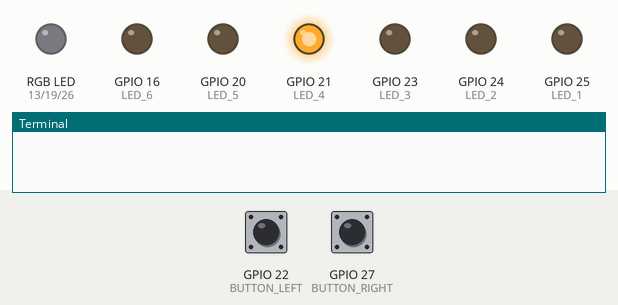
The program below on a simulated Raspberry Pi (BCM pin numbers). Shown: an RGB LED mixed from three pins (HIGH = lit), output pins drawn as LEDs (lit = HIGH), the last lines printed to the terminal. Dashed ring = blinking. Inputs (shaded band) come from the test bench; at power-on: GPIO 27 (BUTTON_RIGHT) HIGH, GPIO 22 (BUTTON_LEFT) HIGH.

Above: at 1.2 s.
1.3 s: GPIO 27 (BUTTON_RIGHT) pulled LOW for 0.3 s
At 2.57 s:
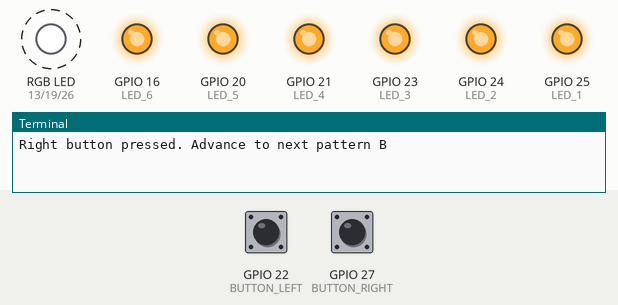
4.3 s: GPIO 22 (BUTTON_LEFT) pulled LOW for 0.3 s
At 5.22 s:
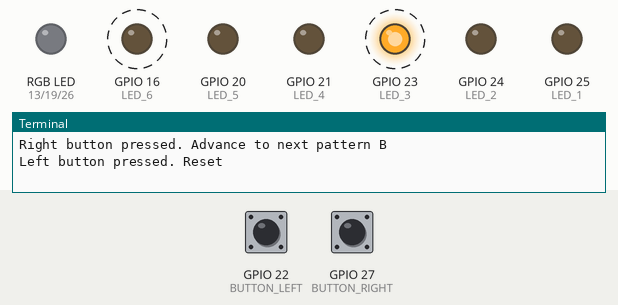
7.6 s: GPIO 27 (BUTTON_RIGHT) pulled LOW for 1 s
At 9.73 s:
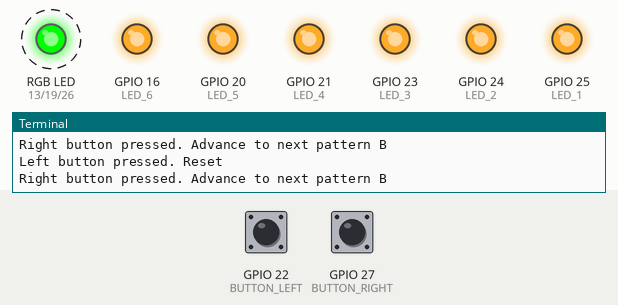
11.6 s: GPIO 27 (BUTTON_RIGHT) pulled LOW for 0.3 s
At 12.3 s:
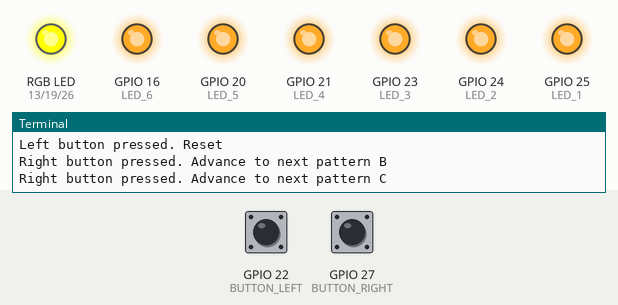
14.9 s: GPIO 27 (BUTTON_RIGHT) pulled LOW for 3.2 s
19.6 s: GPIO 22 (BUTTON_LEFT) pulled LOW for 1 s
At 19.71 s:
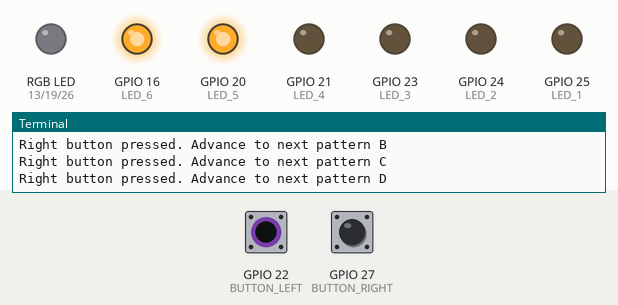
Timing chart, 0 to 23.6 s (numbered marks = the images above; inputs shaded):
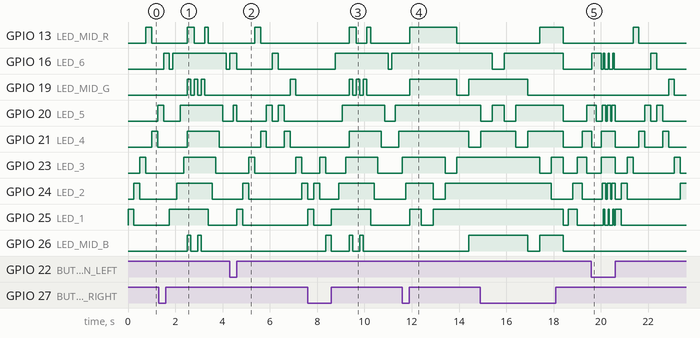

The program:

multi_led_pattern.py
```python
import RPi.GPIO as GPIO
import time
import patterns

# Define pin number constants
LED_1 = 25
LED_2 = 24
LED_3 = 23
LED_4 = 21
LED_5 = 20
LED_6 = 16
LED_MID_R = 13
LED_MID_G = 19
LED_MID_B = 26
BUTTON_LEFT=22
BUTTON_RIGHT=27

ALL_PATTERNS = ["A", "B", "C", "D"]
DEFAULT_PATTERN = "A"

# GPIO setup
GPIO.setmode(GPIO.BCM)
GPIO.setup(LED_1, GPIO.OUT)
GPIO.setup(LED_2, GPIO.OUT)
GPIO.setup(LED_3, GPIO.OUT)
GPIO.setup(LED_4, GPIO.OUT)
GPIO.setup(LED_5, GPIO.OUT)
GPIO.setup(LED_6, GPIO.OUT)
GPIO.setup(LED_MID_R, GPIO.OUT)
GPIO.setup(LED_MID_G, GPIO.OUT)
GPIO.setup(LED_MID_B, GPIO.OUT)
GPIO.setup(BUTTON_LEFT, GPIO.IN, pull_up_down=GPIO.PUD_UP)
GPIO.setup(BUTTON_RIGHT, GPIO.IN, pull_up_down=GPIO.PUD_UP)

"""
Run the following configuration given by config.
A configuration is a tuple that consists of the following:
(L1, L2, L3, L4, L5, L6, (M1, M2, M3), TO)
where
L1 is the left most LED,
L6 is the right most LED,
(M1, M2, M3) is a tuple representing the middle RGB LED,
TO is the timeout value - amount of milliseconds to wait
after executing this configuration.
"""
def configuration(config):
	led_1 = config[0]
	led_2 = config[1]
	led_3 = config[2]
	led_4 = config[3]
	led_5 = config[4]
	led_6 = config[5]
	led_mid = config[6]
	led_mid_r = led_mid[0]
	led_mid_g = led_mid[1]
	led_mid_b = led_mid[2]
	timeout = config[7]

	GPIO.output(LED_1, led_1)
	GPIO.output(LED_2, led_2)
	GPIO.output(LED_3, led_3)
	GPIO.output(LED_4, led_4)
	GPIO.output(LED_5, led_5)
	GPIO.output(LED_6, led_6)
	GPIO.output(LED_MID_R, led_mid_r)
	GPIO.output(LED_MID_G, led_mid_g)
	GPIO.output(LED_MID_B, led_mid_b)

	time.sleep(timeout)

def run_pattern(pattern, step):
	configuration(pattern[step])

def next_pattern(current_pattern):
	current_pattern_index = ALL_PATTERNS.index(current_pattern)
	if current_pattern_index == len(ALL_PATTERNS) - 1:
		return ALL_PATTERNS[0]
	return ALL_PATTERNS[current_pattern_index + 1]

if __name__ == "__main__":
	leftIsPressed = False
	rightIsPressed = False
	current_pattern = DEFAULT_PATTERN
	current_step = 0

	try:
		while True:
			left_button = not GPIO.input(BUTTON_LEFT)
			right_button = not GPIO.input(BUTTON_RIGHT)
			if left_button:
				leftIsPressed = True
			elif leftIsPressed:
				current_pattern = DEFAULT_PATTERN
				current_step = 0
				leftIsPressed = False
				print("Left button pressed. Reset")

			if right_button:
				rightIsPressed = True
			elif rightIsPressed:
				current_pattern = next_pattern(current_pattern)
				current_step = 0
				rightIsPressed = False
				print("Right button pressed. Advance to next pattern", current_pattern)

			# Run the next step in the pattern
			run_pattern(patterns.return_pattern(current_pattern), current_step)
			current_step = current_step + 1
			if (len(patterns.return_pattern(current_pattern)) == current_step):
				print("Pattern complete, resetting")
				current_step = 0

	finally:
		GPIO.cleanup()
```

Source omitted: patterns.py (data table, 8048 bytes)

Measured:
- after the input at 1.3 s, GPIO 13 (LED_MID_R): LOW → HIGH after 1.2 s, → LOW 0.30 s later, → HIGH 0.45 s later, → LOW 0.15 s later
- after the input at 4.3 s, GPIO 19 (LED_MID_G): LOW → HIGH after 2.6 s, → LOW 0.25 s later; GPIO 21 (LED_4): alternates HIGH for 0.25 s and LOW for 0.75 s, starting after 1.3 s; GPIO 23 (LED_3): alternates HIGH for 0.25 s and LOW for 1.8 s, starting after 0.80 s; GPIO 26 (LED_MID_B): stays LOW (without the input it goes to HIGH after 2.0 s)
- after the input at 7.6 s, GPIO 13 (LED_MID_R): LOW → HIGH after 1.8 s instead of 3.8 s
- after the input at 11.6 s, GPIO 16 (LED_6): stays HIGH (without the input it goes to LOW after 0.46 s); GPIO 19 (LED_MID_G): LOW → HIGH after 0.31 s, → LOW 2.0 s later, → HIGH 0.50 s later; GPIO 20 (LED_5): stays HIGH (without the input it goes to LOW after 0.61 s)
- after the input at 19.6 s, GPIO 26 (LED_MID_B): stops changing and stays LOW
- by itself, GPIO 19 (LED_MID_G): alternates HIGH for 0.15 s and LOW for 0.15 s, 6 changes in all, then stays LOW
- by itself, GPIO 26 (LED_MID_B): alternates HIGH for 0.15 s and LOW for 0.30 s, 4 changes in all, then stays LOW
